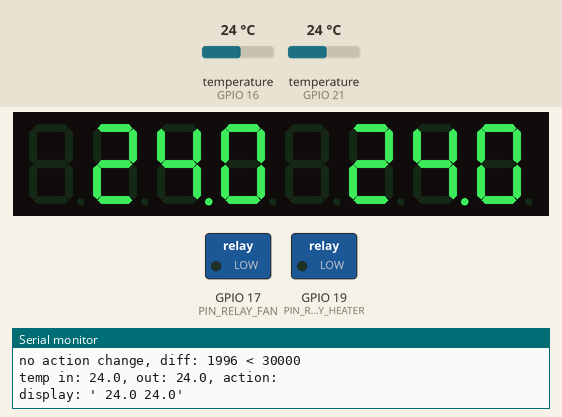
Simulated run of this sketch. Board: ESP32-C3. On the bench: 8-digit seven-segment display, switched loads named in the sketch (green lamp = pin HIGH), the last lines printed to the serial monitor. Inputs (shaded band) come from the test bench; at power-on: temperature (sensors on GPIO 16, GPIO 21) 24 °C. Random numbers use the default seed unless the sketch sets one.

Above: at 4.6 s.
4.7 s: temperature (sensor on GPIO 16) set to 10.6 °C
At 5.7 s:
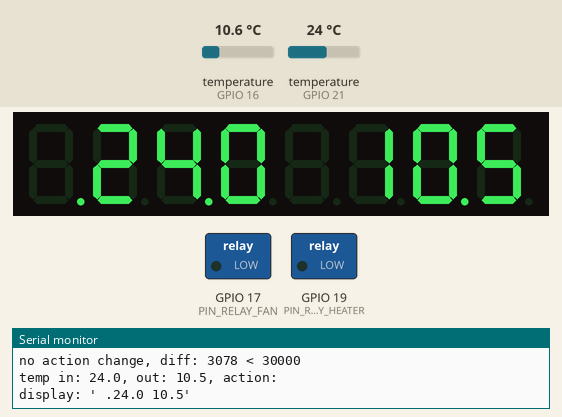
7.4 s: temperature (sensor on GPIO 16) set to 9.5 °C
At 9.0 s:
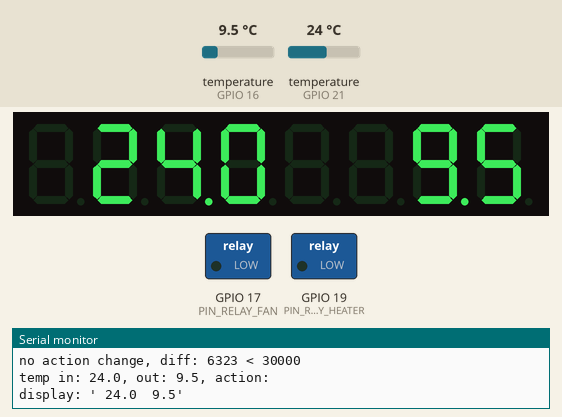
10.7 s: temperature (sensor on GPIO 21) set to 10.4 °C
At 12.0 s:
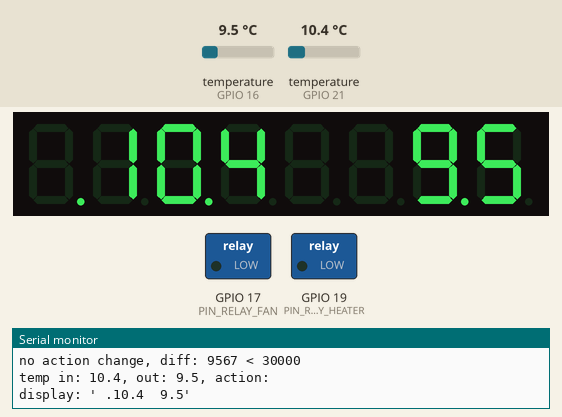
13.9 s: temperature (sensor on GPIO 21) set to 9.5 °C
At 15.4 s:
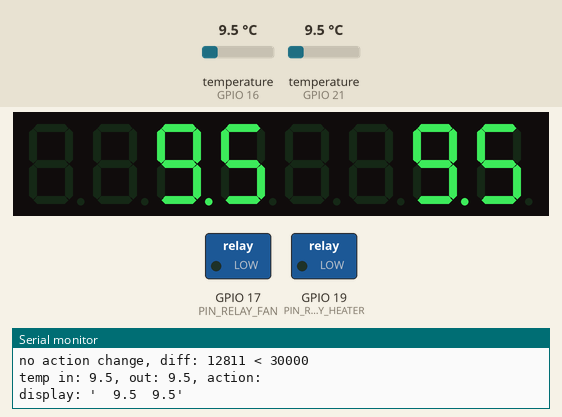
17.2 s: temperature (sensor on GPIO 16) set to 12 °C
At 18.7 s:
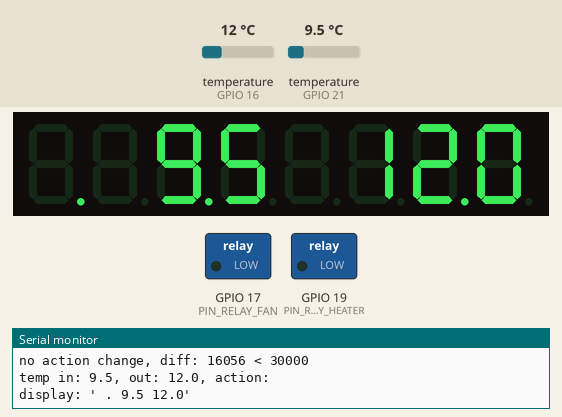
20.4 s: temperature (sensor on GPIO 21) set to 12 °C
At 21.8 s:
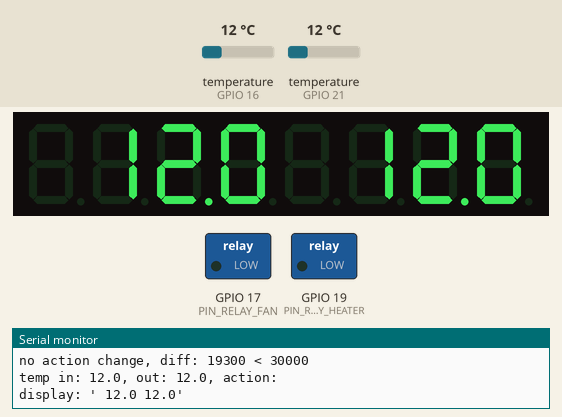
Timing chart, 0 to 23.4 s (numbered marks = the images above; inputs shaded):
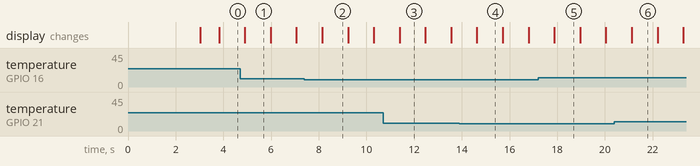

The sketch:

thermostat_esp32_fw.ino
```cpp
#include <WiFi.h>
#include <esp_now.h>
#include <esp_wifi.h>
#include <Wire.h>
#include <string.h>
#include <OneWire.h>
#include <DallasTemperature.h>

// ESP-NOW sender configuration
static const int thisDeviceId = 5;    // will use this id for inside-the-box-temperature and also id+1 for outside-temperature
static const uint8_t espNowBroadcastMac[6] = {0xFF, 0xFF, 0xFF, 0xFF, 0xFF, 0xFF};

static void onDataSent(const uint8_t* mac_addr, esp_now_send_status_t status);

// DS18B20 sensors
static const uint8_t PIN_DQ_OUT = 16;         // thermometer OUTSIDE the box
static const uint8_t PIN_DQ_IN = 21;          // thermometer INSIDE the box

// relays
static const uint8_t PIN_RELAY_FAN = 17;      // set to H to turn on the fan
static const uint8_t PIN_RELAY_HEATER = 19;   // set to H to turn on the heater

#define LEFT  0
#define RIGHT 1

/*
  IMPORTANT! If your esp32 fails to boot, you should edit the max7219.h file
  and replace the existing definitions of MAX_CLK, MAX_CS, MAX_DIN with these below,
  because using GPIO12 makes the code freeze.
*/

// Define actual ESP32 pins for MAX7219
#define MAX_CLK 18
#define MAX_CS  22
#define MAX_DIN 23

#include <max7219.h>
MAX7219 max7219;

OneWire oneWireOut(PIN_DQ_OUT);
OneWire oneWireIn(PIN_DQ_IN);

DallasTemperature sensorOut(&oneWireOut);
DallasTemperature sensorIn(&oneWireIn);

enum Error {ERROR_ESP, ERROR_TEMP_IN, ERROR_TEMP_OUT};
enum Action {ACTION_NOOP, ACTION_COOL, ACTION_HEAT};

bool fanIsOn = false;
bool heaterIsOn = false;

#define TEMP_HEAT_START          5.0
#define TEMP_HEAT_STOP          (TEMP_HEAT_START + 2.0)

#define TEMP_COOL_START         35.0
#define TEMP_COOL_STOP          (TEMP_COOL_START - 2.0)

#define HEAT_COOL_INTERVAL_MS   (30 * 1000)         // 30 seconds
#define REPORT_INTERVAL_MS      (15 * 60 * 1000)    // 15 minutes

void fanSwitch(bool on)
{
  digitalWrite(PIN_RELAY_FAN, on ? HIGH : LOW);
  fanIsOn = on;

  Serial.print("Fan switched ");
  Serial.println(on ? "ON" : "OFF");
}

void heaterSwitch(bool on)
{
  digitalWrite(PIN_RELAY_HEATER, on ? HIGH : LOW);
  heaterIsOn = on;

  Serial.print("Heater switched ");
  Serial.println(on ? "ON" : "OFF");
}

void setup() {
  uint32_t start = millis();
  Serial.begin(115200);

  Serial.println("Config pins");

  uint8_t pins[2] = {PIN_RELAY_FAN, PIN_RELAY_HEATER};

  for(int i=0; i<2; i++) {
    pinMode(pins[i], OUTPUT);
    digitalWrite(pins[i], LOW);
  }

  fanSwitch(false);
  heaterSwitch(false);

  sensorOut.begin();
  sensorIn.begin();

  sensorOut.setResolution(11);    // Set 11-bit resolution (0.125 °C step, 375 ms conversion)
  sensorIn.setResolution(11);     // Set 11-bit resolution (0.125 °C step, 375 ms conversion)

  Serial.println("Config display");
  max7219.Begin();  // initialize display
  max7219.Clear();
  max7219.DisplayText("BOOt", LEFT);

  Serial.println("Config wifi");

  WiFi.mode(WIFI_STA);
  WiFi.disconnect();
  delay(10);

  if (esp_now_init() != 0) {
    Serial.println("ESP-NOW init failed");
    showError(ERROR_ESP);
    delay(1000);
    ESP.restart();
  }

  // Register send callback (ESP32-C3 expects `const` + `esp_now_send_status_t`).
  esp_now_register_send_cb(onDataSent);

  // Register broadcast peer.
  // We set peer.channel = 0 so ESPNOW uses the *current* WiFi channel set by esp_wifi_set_channel().
  esp_now_peer_info_t peerInfo{};
  memcpy(peerInfo.peer_addr, espNowBroadcastMac, sizeof(espNowBroadcastMac));
  peerInfo.ifidx = WIFI_IF_STA;
  peerInfo.channel = 0;        // use current WiFi channel
  peerInfo.encrypt = false;
  memset(peerInfo.lmk, 0, sizeof(peerInfo.lmk));

  if (esp_now_add_peer(&peerInfo) != 0) {
    Serial.println("ESP-NOW add broadcast peer failed");
    showError(ERROR_ESP);
    delay(1000);
    ESP.restart();
  }

  Serial.println("Config DONE!");
  uint32_t end = millis();
}

void reportViaEspNow_internal(int deviceId, float temperature, char action)
{
  uint32_t packetRandomId = esp_random();

  Serial.println("create payload");

  // Construct JSON into a null-terminated char buffer, then send the bytes
  char payload[250];

  snprintf(payload, sizeof(payload),
          "{\"type\":\"temp_sensor\",\"dev_id\":%d,\"packet_id\":%08lu,\"temp\":%.1f,\"action\":\"%c\"}\n\r",
          deviceId, (unsigned long) packetRandomId, (double) temperature , action
        );

  Serial.print("payload: ");
  Serial.println(payload);

  const size_t payloadLen = strlen(payload);

  Serial.println("esp-now send");

  // Send the same ESP-NOW broadcast on the requested WiFi channels.
  const uint8_t channels[3] = {1, 6, 11};
  for (int i = 0; i < 3; i++) {
    const uint8_t ch = channels[i];
    // Switch WiFi channel so ESPNOW transmissions go out on that channel.
    // peerInfo.channel=0 means the peer uses the current channel.
    esp_err_t err = esp_wifi_set_channel(ch, WIFI_SECOND_CHAN_NONE);
    if (err != 0) {
      Serial.print("esp_wifi_set_channel failed, ch=");
      Serial.print(ch);
      Serial.print(" err=");
      Serial.println((int)err);
    }
    delay(100); // give the radio a moment to switch channels

    // Broadcast MAC
    esp_now_send(espNowBroadcastMac, reinterpret_cast<const uint8_t*>(payload), payloadLen);

    // Small visible pacing
    delay(100);
  }
}

// report state via esp-now every now and then
void reportViaEspNow(float tempIn, float tempOut, char action, bool tempOutOk)
{
  static uint32_t lastMs = 0;
  uint32_t now = millis();

  if(lastMs == 0) {               // not initialized? initialize to past value to send right after turning on
    lastMs = now - REPORT_INTERVAL_MS;
  }

  uint32_t diff = now - lastMs;
  if(diff < REPORT_INTERVAL_MS) {       // too short after last report? quit
    return;
  }
  lastMs = now;

  reportViaEspNow_internal(thisDeviceId, tempIn , action);  // send inside  temperature with  thisDeviceId

  if(tempOutOk) {
    reportViaEspNow_internal(thisDeviceId + 1, tempOut, action);  // send outside temperature with (thisDeviceId + 1)
  } else {
    reportViaEspNow_internal(thisDeviceId + 1, 0, action);        // send error outside temperature 0C with (thisDeviceId + 1)
  }
}

void showError(Error errorNo)
{
  // show error message on display
  max7219.Clear();

  switch(errorNo) {
    case ERROR_ESP:       max7219.DisplayText("Err ESP", LEFT); break;
    case ERROR_TEMP_IN:   max7219.DisplayText("Err Tin", LEFT); break;
    case ERROR_TEMP_OUT:  max7219.DisplayText("Err Tout", LEFT); break;
    default:              max7219.DisplayText("Err", LEFT); break;
  }

  // on error, both turn relays off
  fanSwitch(false);
  heaterSwitch(false);
}

void showTempsAndAction(float tempIn, float tempOut, char action, bool tempOutOk)
{
  static bool everyOther = false;
  static int displayCount = 0;
  char buf[16];

  everyOther = !everyOther;

  // show in temperature in console
  Serial.print("temp in: ");
  snprintf(buf, sizeof(buf), "%.1f", tempIn);
  Serial.print(buf);

  // show out temperature in console
  Serial.print(", out: ");

  if(tempOutOk) {
    snprintf(buf, sizeof(buf), "%.1f", tempOut);
    Serial.print(buf);
  } else {
    Serial.print("ERR!");
  }

  // show action in console
  Serial.print(", action: ");
  Serial.println(action);

  // every few seconds reinitialize display to make it work after display disconnect and reconnect
  displayCount++;
  if(displayCount >= 10) {
    displayCount = 0;
    max7219.Begin();  // initialize display
  }

  max7219.Clear();

  // put temperatures in buffer, starting from 1st char
  if(tempOutOk) {
    snprintf(buf + 1, 12, "%5.1f%5.1f", tempIn, tempOut);
  } else {
    snprintf(buf + 1, 12, "%5.1f Err", tempIn);
  }

  // if action is not blank, replace 1st char in buffer with action (possibly minus sign)
  if(action != ' ') {
      buf[1] = action;
  }

  // if this is !everyOther, then we're going to show string from 1st character
  char* bfr = buf + 1;

  // if this is everyOther, then we're going to show string from 0th character, with added '.' between 0th and 1st character
  if(everyOther) {
    buf[0] = buf[1];    // move action from 1st to 0th char
    buf[1] = '.';       // 1st char becomes a dot
    bfr = buf;          // show from 0th char
  }

  max7219.DisplayText(bfr, LEFT);

  Serial.print("display: '");
  Serial.print(bfr);
  Serial.println("'");
}

char handleHeatingCooling(float tempIn, float tempOut, bool tempOutOk)
{
  static char lastActionChar = ' ';
  static uint32_t lastMs = 0;
  uint32_t now = millis();

  if(lastMs == 0) {                       // not initialized? initialize
    lastMs = now - HEAT_COOL_INTERVAL_MS;
  }

  uint32_t diff = now - lastMs;
  if(diff < HEAT_COOL_INTERVAL_MS) {      // too short after last change? quit
    Serial.print("no action change, diff: ");
    Serial.print(diff);
    Serial.print(" < ");
    Serial.println(HEAT_COOL_INTERVAL_MS);

    return lastActionChar;
  }
  lastMs = now;

  Serial.println("WILL CONSIDER ACTION NOW");

  // decide on action that needs to be taken
  Action action = ACTION_NOOP;
  char actionChar = ' ';

  bool fanCanCool = false;
  if(tempOutOk) {   // if tempOut is valid, then use it to determine if we can cool
    fanCanCool = (tempOut < tempIn);   // fan can cool only if outside temperature is lower than inside temperature, otherwise it's not cooling
  } else {          // if tempOut is invalid, when assume we can cool and just let the fan run when needed
    fanCanCool = true;
  }

  // nothing is on, completely idle
  if(!fanIsOn && !heaterIsOn) {
    if(tempIn < TEMP_HEAT_START) {                // inside temperature too low? turn on heating
      action = ACTION_HEAT;
    }

    if(tempIn > TEMP_COOL_START && fanCanCool) {  // inside temperature too high and outside is cooler than inside? we can cool now
      action = ACTION_COOL;
    }
  }

  // we are currently heating and we have reached stop temperature, we can stop heating
  if(heaterIsOn) {
    action = (tempIn < TEMP_HEAT_STOP) ? ACTION_HEAT : ACTION_NOOP;   // still below heating stop temp? keep heating, otherwise stop
  }

  // we are currently cooling and we have reached stop temperature or we cannot cool anymore, stop cooling
  if(fanIsOn) {
    action = (tempIn > TEMP_COOL_STOP && fanCanCool) ? ACTION_COOL : ACTION_NOOP;
  }

  // based on action, turn on just heater or just fan, or turn both off
  switch(action) {
    case ACTION_HEAT:
      actionChar = 'H';
      heaterSwitch(true);
      fanSwitch(false);
      break;

    case ACTION_COOL:
      actionChar = 'C';
      heaterSwitch(false);
      fanSwitch(true);
      break;

    default:
      actionChar = ' ';
      heaterSwitch(false);
      fanSwitch(false);
      break;
  }

  lastActionChar = actionChar;
  return actionChar;
}

uint32_t lastLoopMs = 0;

void loop()
{
  uint32_t now = millis();
  uint32_t diff = now - lastLoopMs;

  if(diff < 1000) {                 // less than second ago? do nothing
    delay(100);
    return;
  }
  lastLoopMs = now;

  sensorIn.requestTemperatures();   // Synchronous call (blocks for ~187ms at 10-bit)
  sensorOut.requestTemperatures();  // Synchronous call (blocks for ~187ms at 10-bit)

  float tempIn = sensorIn.getTempCByIndex(0);
  float tempOut = sensorOut.getTempCByIndex(0);

  if(tempIn < -30 || tempIn > 60) {     // temp seems wrong? show error, do nothing
    showError(ERROR_TEMP_IN);
    return;
  }

  bool tempOutOk = true;
  if(tempOut < -30 || tempOut > 60) {   // temp seems wrong? show error, do nothing
    tempOutOk = false;
    delay(100);
  }

  char actionChar = handleHeatingCooling(tempIn, tempOut, tempOutOk);

  // report state via esp-now every now and then
  reportViaEspNow(tempIn, tempOut, actionChar, tempOutOk);

  // update display with temps and action
  showTempsAndAction(tempIn, tempOut, actionChar, tempOutOk);
}

static void onDataSent(const uint8_t* mac_addr, esp_now_send_status_t status)
{
  Serial.print("ESP-NOW send status: ");
  Serial.println((int)status);
  (void)mac_addr; // mac_addr may be unused (broadcast peer)
}
```
